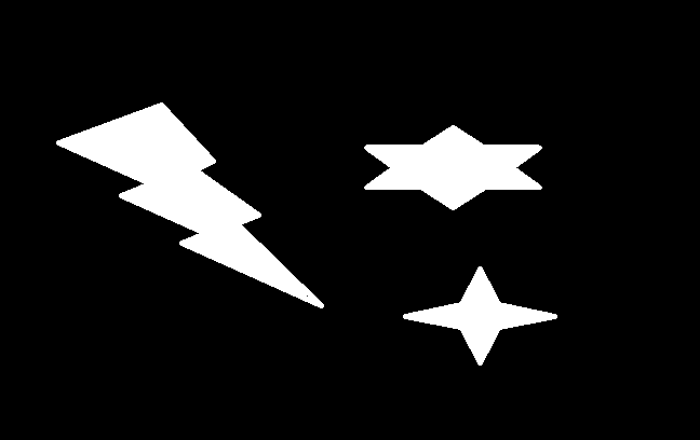
#> input picture opencv/10_other/convexhull.png, 700 x 440 px
$ python app02.py
#> lines starting #> are read from the running program, lines starting #| are printed output that depends on the picture; after the words box and inside, x2 and y2 are one past the last pixel; in counts of white or black regions, pixels touching at a corner belong together; long printed decimals are rounded
# import required libraries
import cv2

# load the input image
img = cv2.imread('convexhull.png')
#> img is the input picture: shape (440, 700, 3); min 0, max 255, mean 23.9

# convert the input image to grayscale
gray = cv2.cvtColor(img, cv2.COLOR_BGR2GRAY)

# apply thresholding to convert grayscale to binary image
ret,thresh = cv2.threshold(gray,100,255,0)
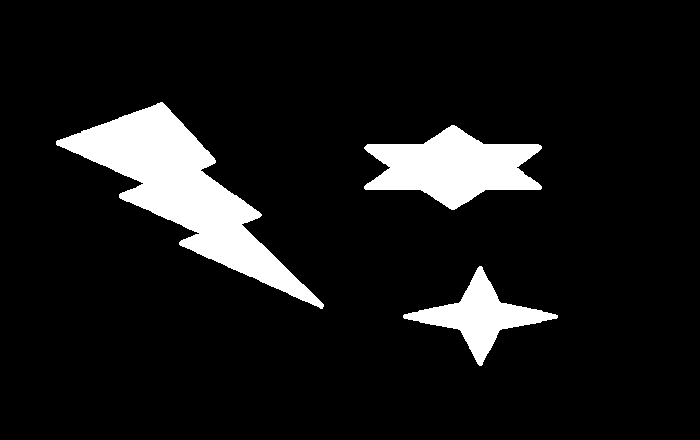
#> thresh: shape (440, 700); 9.5% white; 3 white regions

# find the contours
contours,hierarchy = cv2.findContours(thresh,
cv2.RETR_TREE,cv2.CHAIN_APPROX_SIMPLE)
#> contours = 3 contours; box (x1, y1, x2, y2) and area: (56, 102, 324, 309) 15686, (364, 125, 542, 210) 8287, (403, 266, 558, 366) 4356
print("Number of contours detected:", len(contours))
#| Number of contours detected: 3

# draw contour and shape number
for i, cnt in enumerate(contours):
   M = cv2.moments(cnt)
   x1, y1 = cnt[0,0]
   img1 = cv2.drawContours(img, [cnt], -1, (0,255,255), 3)
   cv2.putText(img, f'Contour:{i+1}', (x1, y1),
   cv2.FONT_HERSHEY_SIMPLEX, 0.6, (0, 255, 0), 2)
#> this loop made 3 passes
#> (x1, y1) on passes 1 to 3: (479, 266), (451, 125), (160, 102)
#> pass 2, `img1 = cv2.drawContours(img, [cnt], -1, (0,255,255), 3)`:
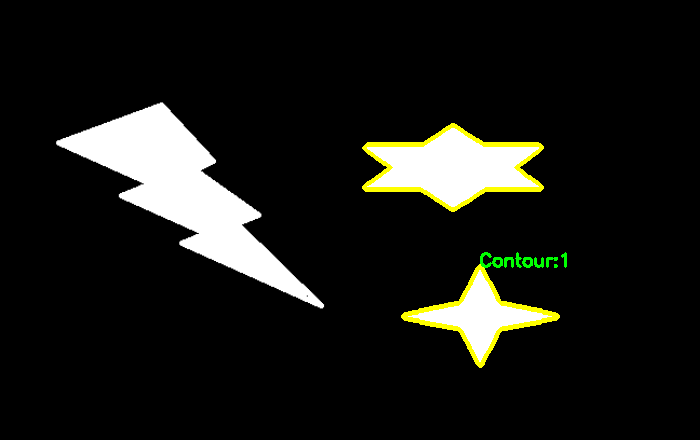
#> img1: shape (440, 700, 3); mean B, G, R 22, 25.9, 25.4
#> pass 3, `img1 = cv2.drawContours(img, [cnt], -1, (0,255,255), 3)`:
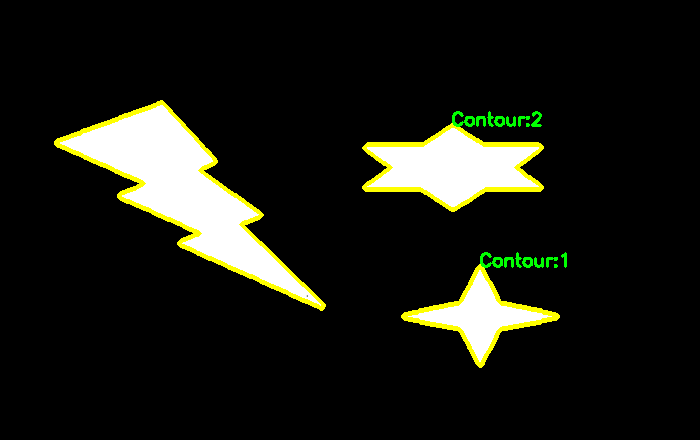
#> img1: shape (440, 700, 3); 1.35% of pixels changed, all inside (x1, y1, x2, y2) = (54, 100, 542, 311)
#> after the loop:
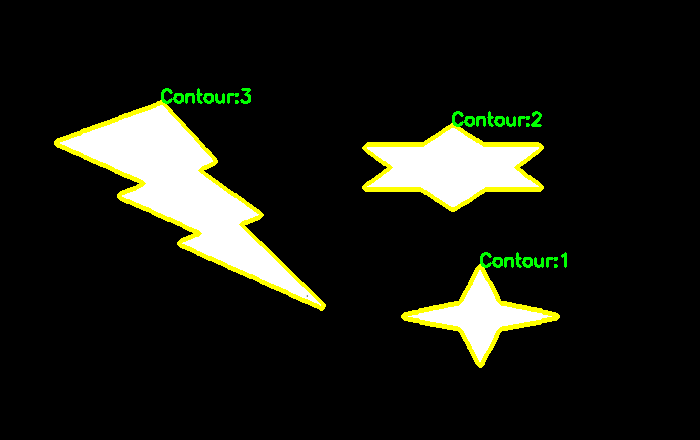
#> img: shape (440, 700, 3); 3.1% of pixels changed, all inside (x1, y1, x2, y2) = (54, 88, 567, 368)

# compute shortest distance of point (350,250) from the contour
dist = cv2.pointPolygonTest(cnt,(350,250),True)
#> dist = -57.28
print(f'Shortest distance of Point (350,250) from contour{i+1}:', dist)
#| Shortest distance of Point (350,250) from contour3: -57.276
cv2.circle(img, (350,250), 4, (0, 0, 255), -1)
#> img: shape (440, 700, 3); 0.02% of pixels changed, all inside (x1, y1, x2, y2) = (346, 246, 355, 255)
cv2.imshow("Shapes", img)
cv2.waitKey(0)
cv2.destroyAllWindows()

$ run again, with opencv/10_other/approx.png copied over opencv/10_other/convexhull.png
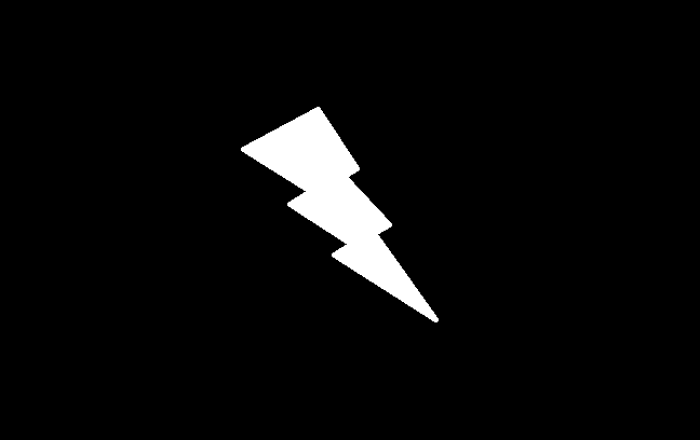
#> input picture opencv/10_other/approx.png, 700 x 440 px
#> img is the input picture: shape (440, 700, 3); min 0, max 255, mean 10.3
#> thresh: shape (440, 700); 4% white; 1 white region
#> contours = 1 contour; box (x1, y1, x2, y2) and area: (241, 107, 439, 323) 12170
#| Number of contours detected: 1
#> the loop `for i, cnt in enumerate(contours):` made 1 pass
#> (x1, y1) on pass 1: (316, 107)
#> after the loop `for i, cnt in enumerate(contours):`:
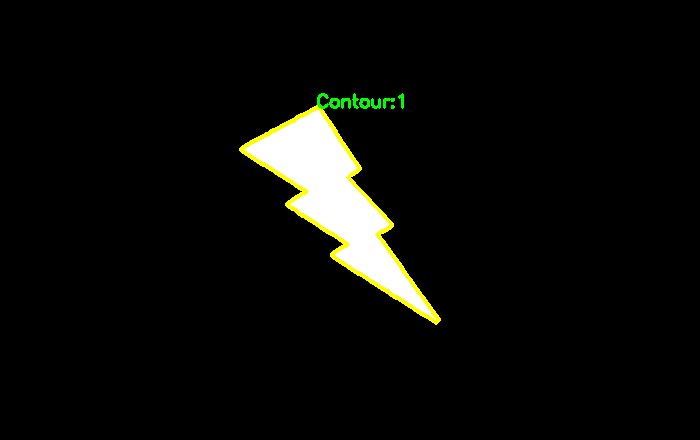
#> img: shape (440, 700, 3); 1.11% of pixels changed, all inside (x1, y1, x2, y2) = (239, 93, 441, 325)
#> dist = 6.4
#| Shortest distance of Point (350,250) from contour1: 6.403
